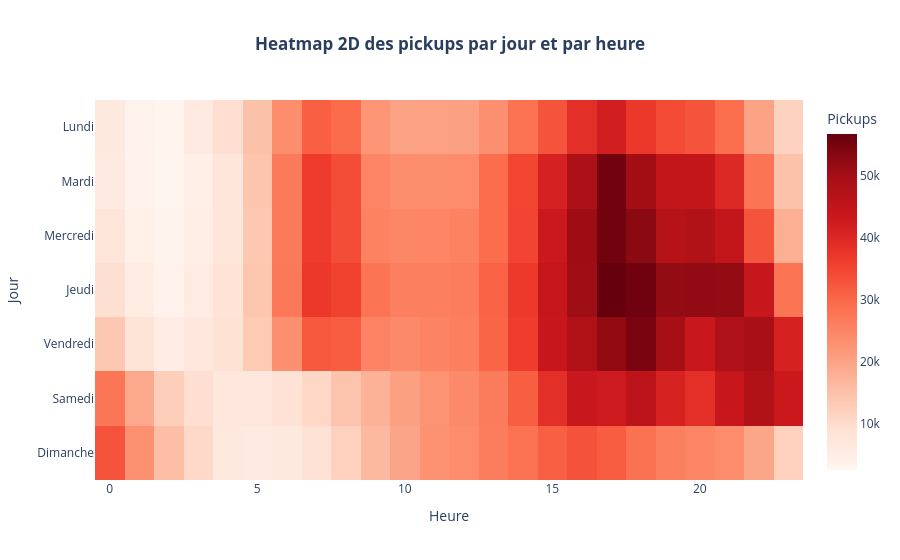

The cell this chart's notebook holds for it:
### Markdown cell above
### 2.3 - <u>Visualisation synthétique (jour x heure)</u>

En croisant le jour et l'heure, on visualise d'un seul coup d'œil via une heatmap les créneaux
les plus chargés.

### Code cell
heat = df.groupby(['dayofweek', 'hour']).size().reset_index(name='pickups')
heat_piv = heat.pivot(index='dayofweek', columns='hour', values='pickups')
heat_piv.index = day_order_fr

fig = px.imshow(heat_piv,
                title='Heatmap 2D des pickups par jour et par heure',
                labels=dict(x='Heure', y='Jour', color='Pickups'),
                color_continuous_scale='Reds', aspect='auto')

fig.update_layout(
    title=dict(
        text='<b>Heatmap 2D des pickups par jour et par heure</b>',
        x=0.5,
        xanchor='center'
    )
)

fig.show()

### Figure 1 — Plotly figure (JSON) as saved in the notebook; plotly's stock layout.template omitted (floating-point values rounded to 4 significant figures; data arrays with more than 128 entries replaced by an {"elided": "..."} marker saying what was removed)
{"data": [{"coloraxis": "coloraxis", "hovertemplate": "Heure: %{x}<br>Jour: %{y}<br>Pickups: %{z}<extra></extra>", "name": "0", "type": "heatmap", "x": [0, 1, 2, 3, 4, 5, 6, 7, 8, 9, 10, 11, 12, 13, 14, 15, 16, 17, 18, 19, 20, 21, 22, 23], "xaxis": "x", "y": ["Lundi", "Mardi", "Mercredi", "Jeudi", "Vendredi", "Samedi", "Dimanche"], "yaxis": "y", "z": {"elided": "7x24 int values"}}], "layout": {"coloraxis": {"colorbar": {"title": {"text": "Pickups"}}, "colorscale": [[0, "rgb(255,245,240)"], [0.125, "rgb(254,224,210)"], [0.25, "rgb(252,187,161)"], [0.375, "rgb(252,146,114)"], [0.5, "rgb(251,106,74)"], [0.625, "rgb(239,59,44)"], [0.75, "rgb(203,24,29)"], [0.875, "rgb(165,15,21)"], [1, "rgb(103,0,13)"]]}, "title": {"text": "<b>Heatmap 2D des pickups par jour et par heure</b>", "x": 0.5, "xanchor": "center"}, "xaxis": {"anchor": "y", "domain": [0, 1], "title": {"text": "Heure"}}, "yaxis": {"anchor": "x", "autorange": "reversed", "domain": [0, 1], "title": {"text": "Jour"}}}}
